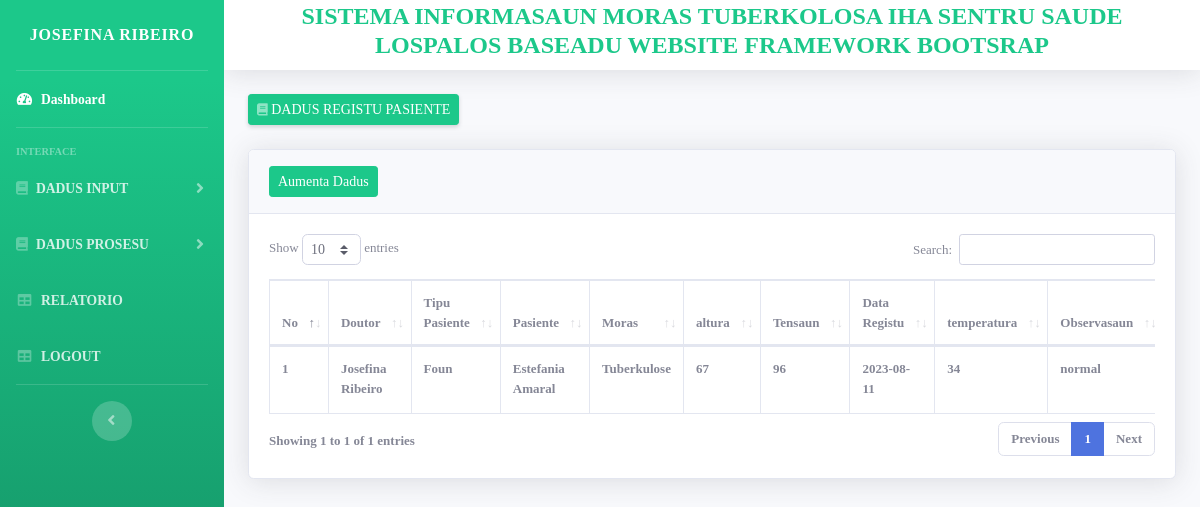
/?page=registupasiente (signed in), run on the app's committed database.
### tables this page shows
CREATE TABLE `tb_registu_pasiente` (
  `id_registu` int(11) NOT NULL,
  `id_doutor` int(11) NOT NULL,
  `id_tipu_pasiente` int(11) NOT NULL,
  `id_pasiente` int(11) NOT NULL,
  `id_moras` int(11) NOT NULL,
  `altura` int(11) NOT NULL,
  `tensaun` int(11) NOT NULL,
  `d_registu` text NOT NULL,
  `temperatura` int(11) NOT NULL,
  `obs_registu` char(250) NOT NULL
);

CREATE TABLE `tb_doutor` (
  `id_doutor` int(11) NOT NULL,
  `nrn_doutor` char(50) NOT NULL,
  `sexo_doutor` enum('mane','feto') NOT NULL,
  `h_fatin` char(50) NOT NULL,
  `no_tlp` int(11) NOT NULL
);

CREATE TABLE `tb_tipu_pasiente` (
  `id_tipu_pasiente` int(11) NOT NULL,
  `moras_tipu_pasiente` char(50) NOT NULL,
  `tipu_pasiente` char(50) NOT NULL,
  `obs_tipu_pasiente` char(250) NOT NULL
);

CREATE TABLE `tb_pasiente` (
  `id_pasiente` int(11) NOT NULL,
  `nrn_pasiente` char(100) NOT NULL,
  `sexo_pasiente` enum('mane','feto') NOT NULL,
  `fatin_moris` char(100) NOT NULL,
  `data_moris` date NOT NULL,
  `idade` int(11) NOT NULL,
  `h_fatin_pasiente` char(100) NOT NULL,
  `no_tlp_pasiente` int(11) NOT NULL,
  `obs_pasiente` char(150) NOT NULL
);

CREATE TABLE `tb_moras` (
  `id_moras` int(11) NOT NULL,
  `id_klasifikasaun` int(11) NOT NULL,
  `moras` char(50) NOT NULL,
  `obs_moras` char(250) NOT NULL
);

### config/function.php (called while the page is built, shortened)
<?php
function mq($sql){
	global $conn;
	return $mq = mysqli_query($conn, $sql);
}
function mfa($qName){
	return $mfa = mysqli_fetch_array($qName);
}
?>

### database/prosesu/registupasiente/index.php (the view, shortened to what this page needs)
<div class="col-md-12">
	<div class="card shadow mb-4">
		<div class="card-header py-3">
			<a href="?page=aumentaRegistuPasiente" class="btn btn-success btn-sm">Aumenta Dadus</a>
		</div>
		<div class="card-body" style="font-size:13px;">
			<div class="table-responsive">
				<table class="table table-bordered" id="dataTable" width="100%" cellspacing="0">
					<thead>
						<tr>
							<th>No</th>
							<th>Doutor</th>
							<th>Tipu Pasiente</th>
							<th>Pasiente</th>
							<th>Moras</th>
							<th>altura</th>
							<th>Tensaun</th>
							<th>Data Registu</th>
							<th>temperatura</th>
							<th>Observasaun</th>
						</tr>
					</thead>
					<tbody>
						<?php
						$query = mq("SELECT * FROM tb_registu_pasiente, tb_doutor, tb_tipu_pasiente, tb_pasiente, tb_moras WHERE
							tb_registu_pasiente.id_doutor=tb_doutor.id_doutor AND
							tb_registu_pasiente.id_tipu_pasiente=tb_tipu_pasiente.id_tipu_pasiente AND
							tb_registu_pasiente.id_pasiente=tb_pasiente.id_pasiente AND
							tb_registu_pasiente.id_moras=tb_moras.id_moras
							");
						$no = 1;
						while ($data = mfa($query)) {
							?>
							<tr>
								<td><?= $no++; ?></td>
								<td><?= $data['nrn_doutor'] ?></td>
								<td><?= $data['moras_tipu_pasiente'] ?></td>
								<td><?= $data['nrn_pasiente'] ?></td>
								<td><?= $data['moras'] ?></td>
								<td><?= $data['altura'] ?></td>
								<td><?= $data['tensaun'] ?></td>
								<td><?= $data['d_registu'] ?></td>
								<td><?= $data['temperatura'] ?></td>
								<td><?= $data['obs_registu'] ?></td>
							</tr>
						<?php } ?>
					</tbody>
				</table>
			</div>
		</div>
	</div>
</div>

### template/sidebar.php (shortened to what this page needs)
<ul class="navbar-nav bg-gradient-success sidebar sidebar-dark accordion" id="accordionSidebar">
           <a class="sidebar-brand d-flex align-items-center justify-content-center" href="?page=dashboard">
               <div class="sidebar-brand-text "><?= $dataAdmin['nrn_admin'] ?></div>
           </a>
           <hr class="sidebar-divider my-0">
           <li class="nav-item active">
               <a class="nav-link" href="?page=dashboard">
                   <i class="fas fa-fw fa-tachometer-alt"></i>
                   <span>Dashboard</span></a>
           </li>
           <hr class="sidebar-divider">
           <div class="sidebar-heading">
               Interface
           </div>
           <li class="nav-item">
               <a class="nav-link collapsed" href="#" data-toggle="collapse" data-target="#collapseTwo"
                   aria-expanded="true" aria-controls="collapseTwo">
                   <i class="fas fa-book"></i>
                   <span>DADUS INPUT</span>
               </a>
           </li>
           <li class="nav-item">
               <a class="nav-link collapsed" href="#" data-toggle="collapse" data-target="#collapseOne"
                   aria-expanded="true" aria-controls="collapseOne">
                   <i class="fas fa-book"></i>
                   <span>DADUS PROSESU</span>
               </a>
           </li>
           <li class="nav-item">
               <a class="nav-link" href="?page=relatorio">
                   <i class="fas fa-fw fa-table"></i>
                   <span>RELATORIO</span></a>
           </li>
           <li class="nav-item">
               <a class="nav-link" href="logs/logout.php">
                   <i class="fas fa-fw fa-table"></i>
                   <span>LOGOUT</span></a>
           </li>
           <hr class="sidebar-divider d-none d-md-block">
           <div class="text-center d-none d-md-inline">
               <button class="rounded-circle border-0" id="sidebarToggle"></button>
           </div>
       </ul>

### template/header.php (style rules this page uses)
* { font-family: MV Boli; font-weight: bold; }

### data on the page
tb_registu_pasiente: id_doutor.nrn_doutor "Josefina Ribeiro", id_tipu_pasiente.moras_tipu_pasiente "Foun", id_pasiente.nrn_pasiente "Estefania Amaral", id_moras.moras "Tuberkulose", altura "67", tensaun "96", d_registu "2023-08-11", temperatura "34", obs_registu "normal"

### other printed values
$dataAdmin['nrn_admin'] "JOSEFINA RIBEIRO"
$title "DADUS REGISTU PASIENTE"
